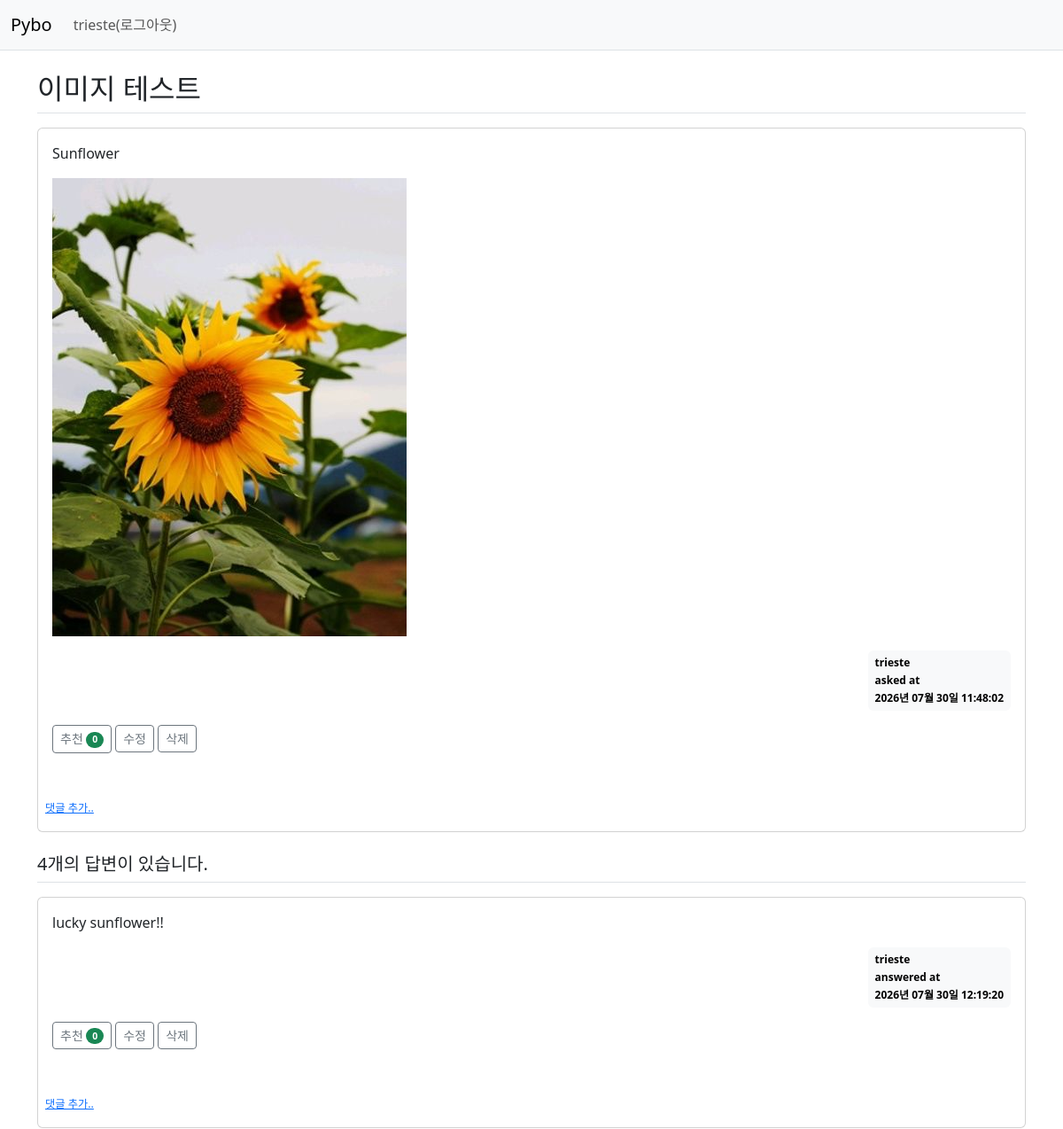
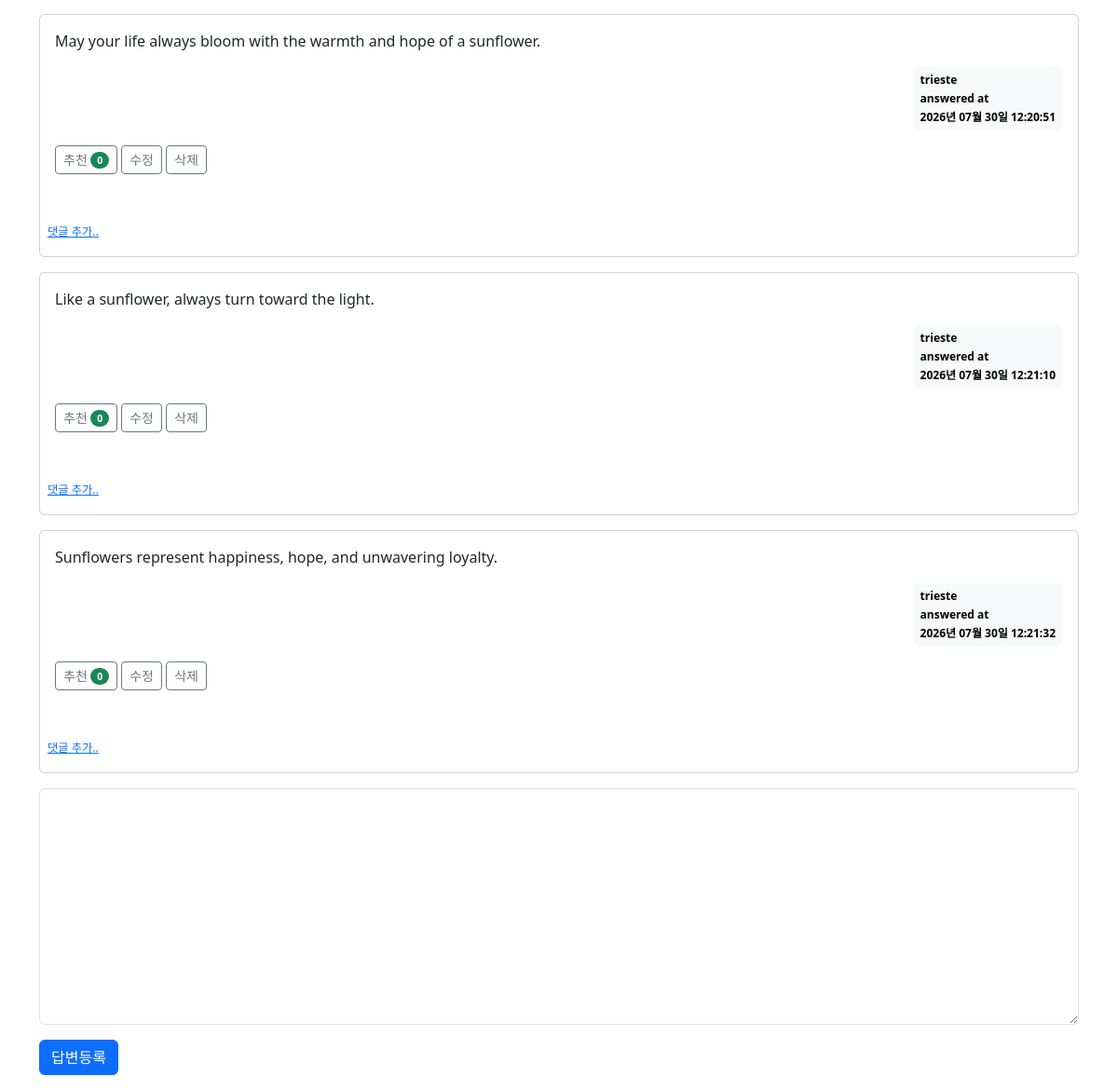
/question/detail/911 (signed in), run on the app's committed database (2 pictures, top to bottom).
### pybo/models.py (models this page shows)
class User(db.Model):
    id = db.Column(db.Integer, primary_key=True)
    username = db.Column(db.String(150), unique=True, nullable=False)
    password = db.Column(db.String(200), nullable=False)
    email = db.Column(db.String(120), unique=True, nullable=False)

class Question(db.Model):
    id = db.Column(db.Integer, primary_key=True) # id를 주면 이것이 기본키가 된다는 의미
    subject = db.Column(db.String(200), nullable=False) # nullable=False는 값이 꼭들어가야한다는 의미, 200자까지 작성가능
    content = db.Column(db.Text(), nullable=False)
    create_date = db.Column(db.DateTime(), nullable=False) # 작성 일자
    image_path = db.Column(db.Text(), nullable=True) # 여러개 이미지 처리
    user_id = db.Column(db.Integer, db.ForeignKey('user.id', ondelete='CASCADE'), nullable=False)
    user = db.relationship('User', backref=db.backref('question_set'))
    voter = db.relationship(
        'User',                         # 추천한 사용자(User) 모델과 연결
        secondary=question_voter,       # 다대다 관계를 위한 중간 테이블(question_voter) 사용
        backref=db.backref('quesiton_voter_set',    # User 객체에서 추천한 질문 목록을 조회하는 속성
                           lazy='dynamic'           # 실제 조회 시점에 SQL을 실행하여 Query 객체를 반환
                           ))

class Answer(db.Model):
    id = db.Column(db.Integer, primary_key=True)
    question_id = db.Column(db.Integer, db.ForeignKey('question.id', ondelete='CASCADE')) # Question이 지워지면 Answer도 delete하라. Answer는 Question과 같은 번호를 가지고 있어야함.
    question = db.relationship('Question', backref=db.backref('answer_set', cascade='all, delete-orphan'))
    content = db.Column(db.Text(), nullable=False)
    create_date = db.Column(db.DateTime(), nullable=False)
    user_id = db.Column(db.Integer, db.ForeignKey('user.id', ondelete='CASCADE'), nullable=False)
    user = db.relationship('User', backref=db.backref('answer_set'))
    voter = db.relationship('User', secondary=answer_voter,
                            backref=db.backref('answer_voter_set', lazy='dynamic'))

### pybo/views/question_views.py (the view)
@bp.route('/detail/<int:question_id>')
def detail(question_id):
    form = AnswerForm()    # 상세 조회 라우터 내부에서 빈 답변 폼 생성
    question = Question.query.get_or_404(question_id)
    return render_template('question/question_detail.html', question=question, form=form)

### pybo/forms.py
class AnswerForm(FlaskForm):
    content = TextAreaField('내용', validators=[DataRequired('내용은 필수 입력 항목입니다.')])

### pybo/filter.py (called while the page is built)
def format_datetime(value, fmt='%Y년 %m월 %d일 %H:%M:%S'):
    return value.strftime(fmt)

### pybo/views/auth_views.py (called while the page is built)
@bp.before_app_request
def load_loaded_in_user():
    user_id = session.get('user_id')
    if user_id is None:
        g.user = None
    else:
        g.user = User.query.get(user_id)

### pybo/templates/question/question_detail.html (shortened to what this page needs)
{% extends 'base.html' %}
{% block content %}
<div class="container my-3">
    <h2 class="border-bottom py-2">{{ question.subject }}</h2>
    <div class="card my-3">
        <div class="card-body">
            <div class="card-text">{{ question.content | trim | markdown }}</div>
            {% if question.image_path %}
                {% for path in question.image_path.split(',') %}
                <div class="my-3">
                    <img src="{{ url_for('static', filename=path)}}" alt="첨부 이미지"
                    style="max-width: 100%; height: auto;" class="img-thumnail">
                </div>
                {% endfor %}
            {% endif %}
            <div class="d-flex justify-content-end">
                <div class="badge text-bg-light p-2 text-start">
                    <div class="mb-2">
                        {{ question.user.username }}
                    </div>
                    <div class="mb-2">asked at</div>
                    <div>{{ question.create_date | datetime }}</div>
                </div>
            </div>
            <div class="my-3">
                <a href="javascript:void(0)" data-uri="{{ url_for('question.vote', question_id=question.id) }}"
                    class="recommend btn btn-sm btn-outline-secondary">추천
                    <span class="badge rounded-pill bg-success">{{ question.voter | length }}</span>
                </a>
                {% if g.user == question.user %}
                <a href="{{ url_for('question.modify', question_id=question.id) }}"
                    class="btn btn-sm btn-outline-secondary">수정</a>
                <a href="javascript:void(0)" data-uri="{{ url_for('question.delete', question_id=question.id) }}"
                    class="delete btn btn-sm btn-outline-secondary">삭제</a>
                {% endif %}
            </div>
        </div>
        <div class="card-body ps-2">
            <div>
                {% if g.user %}
                <a href="{{ url_for('comment.create_question', question_id=question.id) }}" class="small"><small>댓글
                        추가..</small></a>
                {% else %}
                <small class="text-muted">댓글을 작성하려면 로그인하세요.</small>
                {% endif %}
            </div>
        </div>
    </div>
    <h5 class="border-bottom my-3 py-2">{{ question.answer_set | length }}개의 답변이 있습니다.</h5>
    {% for answer in question.answer_set %}
    <div class="card my-3">
        <div class="card-body">
            <div class="card-text">{{ answer.content | trim | markdown }}</div>
            <div class="d-flex justify-content-end">
                <div class="badge text-bg-light p-2 text-start">
                    <div class="mb-2">{{ answer.user.username }}</div>
                    <div class="mb-2">answered at</div>
                    <div>{{ answer.create_date | datetime }}</div>
                </div>
            </div>
            <div class="my-3">
                <a href="javascript:void(0)" data-uri="{{ url_for('answer.vote', answer_id=answer.id) }}"
                    class="recommend btn btn-sm btn-outline-secondary">추천
                    <span class="badge rounded-pill bg-success">{{ answer.voter | length }}</span>
                </a>
                {% if g.user == answer.user %}
                <a href="{{ url_for('answer.modify', answer_id=answer.id) }}"
                    class="btn btn-sm btn-outline-secondary">수정</a>
                <a href="javascript:void(0)" data-uri="{{ url_for('answer.delete', answer_id=answer.id) }}"
                    class="delete btn btn-sm btn-outline-secondary">삭제</a>
                {% endif %}
            </div>
        </div>
        <div class="card-body ps-2">
            <div>
                <a href="{{ url_for('comment.create_answer', answer_id=answer.id) }}" class="small"><small>댓글
                        추가..</small></a>
            </div>
        </div>
    </div>
    {% endfor %}
    <form action="{{ url_for('answer.create', question_id=question.id) }}" method="post" class="my-3">
        <div class="mb-3">
            <textarea name="content" id="content" rows="10" class="form-control" ></textarea>
        </div>
        <input type="submit" value="답변등록" class="btn btn-primary">
    </form>
</div>
{% endblock %}

### pybo/templates/navbar.html (shortened to what this page needs)
<nav class="navbar navbar-expand-lg navbar-right bg-light border-bottom">
    <div class="container-fluid">
        <a class="navbar-brand" href="{{ url_for('main.index') }}">Pybo</a>
        <div class="collapse navbar-collapse" id="navbarNav">
            <ul class="navbar-nav">
                {% if g.user %}
                <li class="nav-item">
                    <a class="nav-link" href="{{ url_for('auth.logout') }}">{{ g.user.username }}(로그아웃)</a>
                </li>
                {% endif %}
            </ul>
        </div>
    </div>
</nav>

### data on the page
User: user.username "trieste"
Question: subject "이미지 테스트", content "Sunflower", image_path (picture), create_date "2026년 07월 30일 11:48:02"
Answer: content "lucky sunflower!!", user.username "trieste", create_date "2026년 07월 30일 12:19:20", voter|length "0"
Answer: content "May your life always bloom with the warmth and hope of a sunflower.", user.username "trieste", create_date "2026년 07월 30일 12:20:51", voter|length "0"
Answer: content "Like a sunflower, always turn toward the light.", user.username "trieste", create_date "2026년 07월 30일 12:21:10", voter|length "0"
Answer: content "Sunflowers represent happiness, hope, and unwavering loyalty.", user.username "trieste", create_date "2026년 07월 30일 12:21:32", voter|length "0"

### other printed values
{{ question.voter | length }} "0"
{{ question.answer_set | length }} "4"
